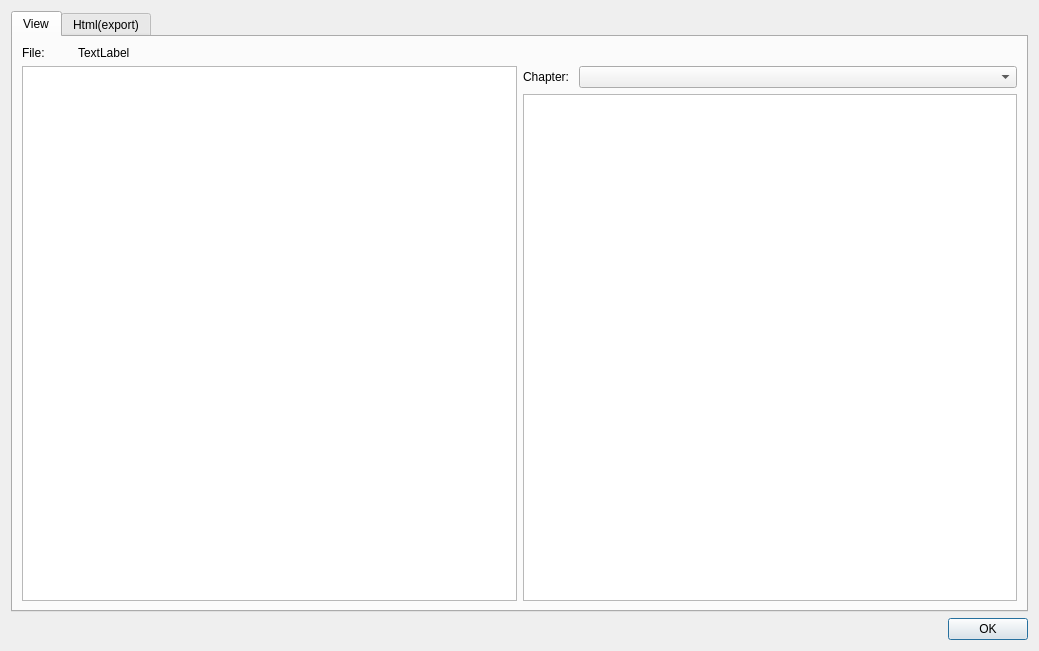
<?xml version="1.0" encoding="UTF-8"?>
<ui version="4.0">
 <class>PreviewBook</class>
 <widget class="QDialog" name="PreviewBook">
  <property name="geometry">
   <rect>
    <x>0</x>
    <y>0</y>
    <width>1039</width>
    <height>651</height>
   </rect>
  </property>
  <property name="windowTitle">
   <string>Preview book</string>
  </property>
  <layout class="QGridLayout" name="gridLayout_3">
   <item row="0" column="0">
    <widget class="QTabWidget" name="tabWidget">
     <property name="currentIndex">
      <number>0</number>
     </property>
     <widget class="QWidget" name="tab">
      <attribute name="title">
       <string>View</string>
      </attribute>
      <layout class="QGridLayout" name="gridLayout_2">
       <item row="0" column="0">
        <widget class="QLabel" name="label">
         <property name="maximumSize">
          <size>
           <width>50</width>
           <height>16777215</height>
          </size>
         </property>
         <property name="text">
          <string>File:</string>
         </property>
        </widget>
       </item>
       <item row="0" column="1" colspan="3">
        <widget class="QLabel" name="LAViewFile">
         <property name="text">
          <string>TextLabel</string>
         </property>
        </widget>
       </item>
       <item row="1" column="0" rowspan="2" colspan="2">
        <widget class="QTextBrowser" name="tBViewBook"/>
       </item>
       <item row="1" column="2">
        <widget class="QLabel" name="label_2">
         <property name="maximumSize">
          <size>
           <width>50</width>
           <height>16777215</height>
          </size>
         </property>
         <property name="text">
          <string>Chapter:</string>
         </property>
        </widget>
       </item>
       <item row="1" column="3">
        <widget class="QComboBox" name="comBChapters_1"/>
       </item>
       <item row="2" column="2" colspan="2">
        <widget class="QTextBrowser" name="tbViewChapter"/>
       </item>
      </layout>
     </widget>
     <widget class="QWidget" name="tab_2">
      <attribute name="title">
       <string>Html(export)</string>
      </attribute>
      <layout class="QGridLayout" name="gridLayout">
       <item row="0" column="0">
        <widget class="QLabel" name="label_3">
         <property name="maximumSize">
          <size>
           <width>50</width>
           <height>16777215</height>
          </size>
         </property>
         <property name="text">
          <string>File:</string>
         </property>
        </widget>
       </item>
       <item row="0" column="1" colspan="2">
        <widget class="QLabel" name="LAViewFile_2">
         <property name="text">
          <string>TextLabel</string>
         </property>
        </widget>
       </item>
       <item row="1" column="0" rowspan="2" colspan="2">
        <widget class="QTextBrowser" name="tBHtmlBook"/>
       </item>
       <item row="1" column="2">
        <widget class="QLabel" name="label_4">
         <property name="maximumSize">
          <size>
           <width>50</width>
           <height>16777215</height>
          </size>
         </property>
         <property name="text">
          <string>Chapter:</string>
         </property>
        </widget>
       </item>
       <item row="1" column="3">
        <widget class="QComboBox" name="comBChapters_2"/>
       </item>
       <item row="2" column="2" colspan="2">
        <widget class="QTextBrowser" name="tBHtmlChapter"/>
       </item>
      </layout>
     </widget>
    </widget>
   </item>
   <item row="1" column="0">
    <widget class="QDialogButtonBox" name="buttonBox">
     <property name="orientation">
      <enum>Qt::Horizontal</enum>
     </property>
     <property name="standardButtons">
      <set>QDialogButtonBox::Ok</set>
     </property>
    </widget>
   </item>
  </layout>
 </widget>
 <resources/>
 <connections>
  <connection>
   <sender>buttonBox</sender>
   <signal>accepted()</signal>
   <receiver>PreviewBook</receiver>
   <slot>accept()</slot>
   <hints>
    <hint type="sourcelabel">
     <x>248</x>
     <y>254</y>
    </hint>
    <hint type="destinationlabel">
     <x>157</x>
     <y>274</y>
    </hint>
   </hints>
  </connection>
  <connection>
   <sender>buttonBox</sender>
   <signal>rejected()</signal>
   <receiver>PreviewBook</receiver>
   <slot>reject()</slot>
   <hints>
    <hint type="sourcelabel">
     <x>316</x>
     <y>260</y>
    </hint>
    <hint type="destinationlabel">
     <x>286</x>
     <y>274</y>
    </hint>
   </hints>
  </connection>
 </connections>
</ui>
